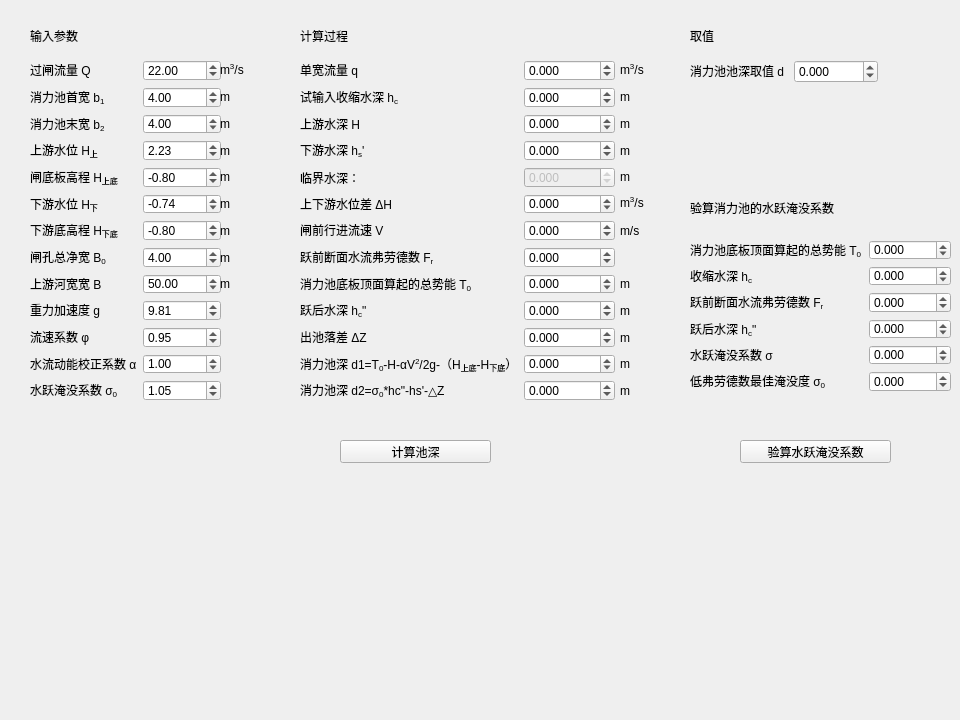
   <widget class="QWidget" name="tab_3">
    <attribute name="title">
     <string>挖深式消力池池深计算</string>
    </attribute>
    <widget class="QWidget" name="formLayoutWidget">
     <property name="geometry">
      <rect>
       <x>30</x>
       <y>60</y>
       <width>191</width>
       <height>341</height>
      </rect>
     </property>
     <layout class="QFormLayout" name="formLayout_2">
      <property name="fieldGrowthPolicy">
       <enum>QFormLayout::AllNonFixedFieldsGrow</enum>
      </property>
      <item row="0" column="0">
       <widget class="QLabel" name="Label1">
        <property name="text">
         <string>&lt;html&gt;&lt;head/&gt;&lt;body&gt;&lt;p&gt;过闸流量 Q&lt;/p&gt;&lt;/body&gt;&lt;/html&gt;</string>
        </property>
       </widget>
      </item>
      <item row="0" column="1">
       <widget class="QDoubleSpinBox" name="DoubleSpinBox1">
        <property name="minimum">
         <double>-9999.000000000000000</double>
        </property>
        <property name="maximum">
         <double>9999.000000000000000</double>
        </property>
        <property name="value">
         <double>22.000000000000000</double>
        </property>
       </widget>
      </item>
      <item row="1" column="0">
       <widget class="QLabel" name="Label2">
        <property name="text">
         <string>&lt;html&gt;&lt;head/&gt;&lt;body&gt;&lt;p&gt;消力池首宽 b&lt;span style=&quot; vertical-align:sub;&quot;&gt;1&lt;/span&gt;&lt;/p&gt;&lt;/body&gt;&lt;/html&gt;</string>
        </property>
       </widget>
      </item>
      <item row="1" column="1">
       <widget class="QDoubleSpinBox" name="DoubleSpinBox2">
        <property name="minimum">
         <double>-9999.000000000000000</double>
        </property>
        <property name="maximum">
         <double>9999.000000000000000</double>
        </property>
        <property name="value">
         <double>4.000000000000000</double>
        </property>
       </widget>
      </item>
      <item row="2" column="0">
       <widget class="QLabel" name="Label3">
        <property name="text">
         <string>&lt;html&gt;&lt;head/&gt;&lt;body&gt;&lt;p&gt;消力池末宽 b&lt;span style=&quot; vertical-align:sub;&quot;&gt;2&lt;/span&gt;&lt;/p&gt;&lt;/body&gt;&lt;/html&gt;</string>
        </property>
       </widget>
      </item>
      <item row="2" column="1">
       <widget class="QDoubleSpinBox" name="DoubleSpinBox3">
        <property name="minimum">
         <double>-9999.000000000000000</double>
        </property>
        <property name="maximum">
         <double>9999.000000000000000</double>
        </property>
        <property name="value">
         <double>4.000000000000000</double>
        </property>
       </widget>
      </item>
      <item row="3" column="0">
       <widget class="QLabel" name="Label4">
        <property name="text">
         <string>&lt;html&gt;&lt;head/&gt;&lt;body&gt;&lt;p&gt;上游水位 H&lt;span style=&quot; vertical-align:sub;&quot;&gt;上&lt;/span&gt;&lt;/p&gt;&lt;/body&gt;&lt;/html&gt;</string>
        </property>
       </widget>
      </item>
      <item row="3" column="1">
       <widget class="QDoubleSpinBox" name="DoubleSpinBox4">
        <property name="minimum">
         <double>-9999.000000000000000</double>
        </property>
        <property name="maximum">
         <double>9999.000000000000000</double>
        </property>
        <property name="value">
         <double>2.230000000000000</double>
        </property>
       </widget>
      </item>
      <item row="4" column="0">
       <widget class="QLabel" name="Label5">
        <property name="text">
         <string>&lt;html&gt;&lt;head/&gt;&lt;body&gt;&lt;p&gt;闸底板高程 H&lt;span style=&quot; vertical-align:sub;&quot;&gt;上底&lt;/span&gt;&lt;/p&gt;&lt;/body&gt;&lt;/html&gt;</string>
        </property>
       </widget>
      </item>
      <item row="4" column="1">
       <widget class="QDoubleSpinBox" name="DoubleSpinBox5">
        <property name="minimum">
         <double>-9999.000000000000000</double>
        </property>
        <property name="maximum">
         <double>9999.000000000000000</double>
        </property>
        <property name="value">
         <double>-0.800000000000000</double>
        </property>
       </widget>
      </item>
      <item row="5" column="0">
       <widget class="QLabel" name="Label6">
        <property name="text">
         <string>&lt;html&gt;&lt;head/&gt;&lt;body&gt;&lt;p&gt;下游水位 H&lt;span style=&quot; vertical-align:sub;&quot;&gt;下&lt;/span&gt;&lt;/p&gt;&lt;/body&gt;&lt;/html&gt;</string>
        </property>
       </widget>
      </item>
      <item row="5" column="1">
       <widget class="QDoubleSpinBox" name="DoubleSpinBox6">
        <property name="minimum">
         <double>-9999.000000000000000</double>
        </property>
        <property name="maximum">
         <double>9999.000000000000000</double>
        </property>
        <property name="value">
         <double>-0.740000000000000</double>
        </property>
       </widget>
      </item>
      <item row="6" column="0">
       <widget class="QLabel" name="Label7">
        <property name="text">
         <string>&lt;html&gt;&lt;head/&gt;&lt;body&gt;&lt;p&gt;下游底高程 H&lt;span style=&quot; vertical-align:sub;&quot;&gt;下底&lt;/span&gt;&lt;/p&gt;&lt;/body&gt;&lt;/html&gt;</string>
        </property>
       </widget>
      </item>
      <item row="6" column="1">
       <widget class="QDoubleSpinBox" name="DoubleSpinBox7">
        <property name="minimum">
         <double>-9999.000000000000000</double>
        </property>
        <property name="maximum">
         <double>9999.000000000000000</double>
        </property>
        <property name="value">
         <double>-0.800000000000000</double>
        </property>
       </widget>
      </item>
      <item row="7" column="0">
       <widget class="QLabel" name="Label8">
        <property name="text">
         <string>&lt;html&gt;&lt;head/&gt;&lt;body&gt;&lt;p&gt;闸孔总净宽 B&lt;span style=&quot; vertical-align:sub;&quot;&gt;0&lt;/span&gt;&lt;/p&gt;&lt;/body&gt;&lt;/html&gt;</string>
        </property>
       </widget>
      </item>
      <item row="7" column="1">
       <widget class="QDoubleSpinBox" name="DoubleSpinBox8">
        <property name="minimum">
         <double>-9999.000000000000000</double>
        </property>
        <property name="maximum">
         <double>9999.000000000000000</double>
        </property>
        <property name="value">
         <double>4.000000000000000</double>
        </property>
       </widget>
      </item>
      <item row="8" column="0">
       <widget class="QLabel" name="Label9">
        <property name="text">
         <string>&lt;html&gt;&lt;head/&gt;&lt;body&gt;&lt;p&gt;上游河宽宽 B&lt;/p&gt;&lt;/body&gt;&lt;/html&gt;</string>
        </property>
       </widget>
      </item>
      <item row="8" column="1">
       <widget class="QDoubleSpinBox" name="DoubleSpinBox9">
        <property name="minimum">
         <double>-9999.000000000000000</double>
        </property>
        <property name="maximum">
         <double>9999.000000000000000</double>
        </property>
        <property name="value">
         <double>50.000000000000000</double>
        </property>
       </widget>
      </item>
      <item row="9" column="0">
       <widget class="QLabel" name="Label10">
        <property name="text">
         <string>&lt;html&gt;&lt;head/&gt;&lt;body&gt;&lt;p&gt;重力加速度 g&lt;/p&gt;&lt;/body&gt;&lt;/html&gt;</string>
        </property>
       </widget>
      </item>
      <item row="9" column="1">
       <widget class="QDoubleSpinBox" name="DoubleSpinBox10">
        <property name="minimum">
         <double>-9999.000000000000000</double>
        </property>
        <property name="maximum">
         <double>9999.000000000000000</double>
        </property>
        <property name="value">
         <double>9.810000000000000</double>
        </property>
       </widget>
      </item>
      <item row="10" column="0">
       <widget class="QLabel" name="Label11">
        <property name="text">
         <string>&lt;html&gt;&lt;head/&gt;&lt;body&gt;&lt;p&gt;流速系数 φ&lt;/p&gt;&lt;/body&gt;&lt;/html&gt;</string>
        </property>
       </widget>
      </item>
      <item row="10" column="1">
       <widget class="QDoubleSpinBox" name="DoubleSpinBox11">
        <property name="minimum">
         <double>-9999.000000000000000</double>
        </property>
        <property name="maximum">
         <double>9999.000000000000000</double>
        </property>
        <property name="value">
         <double>0.950000000000000</double>
        </property>
       </widget>
      </item>
      <item row="11" column="0">
       <widget class="QLabel" name="Label12">
        <property name="text">
         <string>&lt;html&gt;&lt;head/&gt;&lt;body&gt;&lt;p&gt;水流动能校正系数 α&lt;/p&gt;&lt;/body&gt;&lt;/html&gt;</string>
        </property>
       </widget>
      </item>
      <item row="11" column="1">
       <widget class="QDoubleSpinBox" name="DoubleSpinBox12">
        <property name="minimum">
         <double>-9999.000000000000000</double>
        </property>
        <property name="maximum">
         <double>9999.000000000000000</double>
        </property>
        <property name="value">
         <double>1.000000000000000</double>
        </property>
       </widget>
      </item>
      <item row="12" column="0">
       <widget class="QLabel" name="Label13">
        <property name="text">
         <string>&lt;html&gt;&lt;head/&gt;&lt;body&gt;&lt;p&gt;水跃淹没系数 σ&lt;span style=&quot; vertical-align:sub;&quot;&gt;0&lt;/span&gt;&lt;/p&gt;&lt;/body&gt;&lt;/html&gt;</string>
        </property>
       </widget>
      </item>
      <item row="12" column="1">
       <widget class="QDoubleSpinBox" name="DoubleSpinBox13">
        <property name="minimum">
         <double>-9999.000000000000000</double>
        </property>
        <property name="maximum">
         <double>9999.000000000000000</double>
        </property>
        <property name="value">
         <double>1.050000000000000</double>
        </property>
       </widget>
      </item>
     </layout>
    </widget>
    <widget class="QLabel" name="label_6">
     <property name="geometry">
      <rect>
       <x>50</x>
       <y>490</y>
       <width>361</width>
       <height>221</height>
      </rect>
     </property>
     <property name="text">
      <string>&lt;html&gt;&lt;head/&gt;&lt;body&gt;&lt;p&gt;&lt;img src=&quot;:/images/xlccs.png&quot;/&gt;&lt;/p&gt;&lt;/body&gt;&lt;/html&gt;</string>
     </property>
    </widget>
    <widget class="QLabel" name="label_7">
     <property name="geometry">
      <rect>
       <x>520</x>
       <y>500</y>
       <width>411</width>
       <height>191</height>
      </rect>
     </property>
     <property name="text">
      <string>&lt;html&gt;&lt;head/&gt;&lt;body&gt;&lt;p&gt;&lt;img src=&quot;:/images/xlccs_gs.png&quot;/&gt;&lt;/p&gt;&lt;/body&gt;&lt;/html&gt;</string>
     </property>
    </widget>
    <widget class="QWidget" name="formLayoutWidget_2">
     <property name="geometry">
      <rect>
       <x>300</x>
       <y>60</y>
       <width>315</width>
       <height>341</height>
      </rect>
     </property>
     <layout class="QFormLayout" name="formLayout_3">
      <property name="fieldGrowthPolicy">
       <enum>QFormLayout::AllNonFixedFieldsGrow</enum>
      </property>
      <item row="0" column="0">
       <widget class="QLabel" name="Label1_2">
        <property name="text">
         <string>&lt;html&gt;&lt;head/&gt;&lt;body&gt;&lt;p&gt;单宽流量 q&lt;/p&gt;&lt;/body&gt;&lt;/html&gt;</string>
        </property>
       </widget>
      </item>
      <item row="0" column="1">
       <widget class="QDoubleSpinBox" name="DoubleSpinBox1_2">
        <property name="decimals">
         <number>3</number>
        </property>
        <property name="minimum">
         <double>-9999.000000000000000</double>
        </property>
        <property name="maximum">
         <double>9999.000000000000000</double>
        </property>
       </widget>
      </item>
      <item row="1" column="0">
       <widget class="QLabel" name="Label2_2">
        <property name="text">
         <string>&lt;html&gt;&lt;head/&gt;&lt;body&gt;&lt;p&gt;试输入收缩水深 h&lt;span style=&quot; vertical-align:sub;&quot;&gt;c&lt;/span&gt;&lt;/p&gt;&lt;/body&gt;&lt;/html&gt;</string>
        </property>
       </widget>
      </item>
      <item row="1" column="1">
       <widget class="QDoubleSpinBox" name="DoubleSpinBox2_2">
        <property name="decimals">
         <number>3</number>
        </property>
        <property name="minimum">
         <double>-9999.000000000000000</double>
        </property>
        <property name="maximum">
         <double>9999.000000000000000</double>
        </property>
       </widget>
      </item>
      <item row="2" column="0">
       <widget class="QLabel" name="Label3_2">
        <property name="text">
         <string>&lt;html&gt;&lt;head/&gt;&lt;body&gt;&lt;p&gt;上游水深 H&lt;/p&gt;&lt;/body&gt;&lt;/html&gt;</string>
        </property>
       </widget>
      </item>
      <item row="2" column="1">
       <widget class="QDoubleSpinBox" name="DoubleSpinBox3_2">
        <property name="decimals">
         <number>3</number>
        </property>
        <property name="minimum">
         <double>-9999.000000000000000</double>
        </property>
        <property name="maximum">
         <double>9999.000000000000000</double>
        </property>
       </widget>
      </item>
      <item row="3" column="1">
       <widget class="QDoubleSpinBox" name="DoubleSpinBox4_2">
        <property name="decimals">
         <number>3</number>
        </property>
        <property name="minimum">
         <double>-9999.000000000000000</double>
        </property>
        <property name="maximum">
         <double>9999.000000000000000</double>
        </property>
       </widget>
      </item>
      <item row="4" column="0">
       <widget class="QLabel" name="Label5_2">
        <property name="text">
         <string>临界水深：</string>
        </property>
       </widget>
      </item>
      <item row="5" column="1">
       <widget class="QDoubleSpinBox" name="DoubleSpinBox6_2">
        <property name="decimals">
         <number>3</number>
        </property>
        <property name="minimum">
         <double>-9999.000000000000000</double>
        </property>
        <property name="maximum">
         <double>9999.000000000000000</double>
        </property>
       </widget>
      </item>
      <item row="6" column="0">
       <widget class="QLabel" name="Label7_2">
        <property name="text">
         <string>&lt;html&gt;&lt;head/&gt;&lt;body&gt;&lt;p&gt;闸前行进流速 V&lt;/p&gt;&lt;/body&gt;&lt;/html&gt;</string>
        </property>
       </widget>
      </item>
      <item row="6" column="1">
       <widget class="QDoubleSpinBox" name="DoubleSpinBox7_2">
        <property name="decimals">
         <number>3</number>
        </property>
        <property name="minimum">
         <double>-9999.000000000000000</double>
        </property>
        <property name="maximum">
         <double>9999.000000000000000</double>
        </property>
       </widget>
      </item>
      <item row="7" column="0">
       <widget class="QLabel" name="Label8_2">
        <property name="text">
         <string>&lt;html&gt;&lt;head/&gt;&lt;body&gt;&lt;p&gt;跃前断面水流弗劳德数 F&lt;span style=&quot; vertical-align:sub;&quot;&gt;r&lt;/span&gt;&lt;/p&gt;&lt;/body&gt;&lt;/html&gt;</string>
        </property>
       </widget>
      </item>
      <item row="7" column="1">
       <widget class="QDoubleSpinBox" name="DoubleSpinBox8_2">
        <property name="decimals">
         <number>3</number>
        </property>
        <property name="minimum">
         <double>-9999.000000000000000</double>
        </property>
        <property name="maximum">
         <double>9999.000000000000000</double>
        </property>
       </widget>
      </item>
      <item row="8" column="0">
       <widget class="QLabel" name="Label9_2">
        <property name="text">
         <string>&lt;html&gt;&lt;head/&gt;&lt;body&gt;&lt;p&gt;消力池底板顶面算起的总势能 T&lt;span style=&quot; vertical-align:sub;&quot;&gt;0&lt;/span&gt;&lt;/p&gt;&lt;/body&gt;&lt;/html&gt;</string>
        </property>
       </widget>
      </item>
      <item row="8" column="1">
       <widget class="QDoubleSpinBox" name="DoubleSpinBox9_2">
        <property name="decimals">
         <number>3</number>
        </property>
        <property name="minimum">
         <double>-9999.000000000000000</double>
        </property>
        <property name="maximum">
         <double>9999.000000000000000</double>
        </property>
       </widget>
      </item>
      <item row="9" column="0">
       <widget class="QLabel" name="Label10_2">
        <property name="text">
         <string>&lt;html&gt;&lt;head/&gt;&lt;body&gt;&lt;p&gt;跃后水深 h&lt;span style=&quot; vertical-align:sub;&quot;&gt;c&lt;/span&gt;&amp;quot;&lt;/p&gt;&lt;/body&gt;&lt;/html&gt;</string>
        </property>
       </widget>
      </item>
      <item row="9" column="1">
       <widget class="QDoubleSpinBox" name="DoubleSpinBox10_2">
        <property name="decimals">
         <number>3</number>
        </property>
        <property name="minimum">
         <double>-9999.000000000000000</double>
        </property>
        <property name="maximum">
         <double>9999.000000000000000</double>
        </property>
       </widget>
      </item>
      <item row="10" column="0">
       <widget class="QLabel" name="Label11_2">
        <property name="text">
         <string>&lt;html&gt;&lt;head/&gt;&lt;body&gt;&lt;p&gt;出池落差 ΔZ&lt;/p&gt;&lt;/body&gt;&lt;/html&gt;</string>
        </property>
       </widget>
      </item>
      <item row="10" column="1">
       <widget class="QDoubleSpinBox" name="DoubleSpinBox11_2">
        <property name="decimals">
         <number>3</number>
        </property>
        <property name="minimum">
         <double>-9999.000000000000000</double>
        </property>
        <property name="maximum">
         <double>9999.000000000000000</double>
        </property>
       </widget>
      </item>
      <item row="11" column="0">
       <widget class="QLabel" name="Label12_2">
        <property name="text">
         <string>&lt;html&gt;&lt;head/&gt;&lt;body&gt;&lt;p&gt;消力池深 d1=T&lt;span style=&quot; vertical-align:sub;&quot;&gt;0&lt;/span&gt;-H-αV&lt;span style=&quot; vertical-align:super;&quot;&gt;2&lt;/span&gt;/2g-（H&lt;span style=&quot; vertical-align:sub;&quot;&gt;上底&lt;/span&gt;-H&lt;span style=&quot; vertical-align:sub;&quot;&gt;下底&lt;/span&gt;）&lt;/p&gt;&lt;/body&gt;&lt;/html&gt;</string>
        </property>
       </widget>
      </item>
      <item row="11" column="1">
       <widget class="QDoubleSpinBox" name="DoubleSpinBox12_2">
        <property name="decimals">
         <number>3</number>
        </property>
        <property name="minimum">
         <double>-9999.000000000000000</double>
        </property>
        <property name="maximum">
         <double>9999.000000000000000</double>
        </property>
       </widget>
      </item>
      <item row="12" column="0">
       <widget class="QLabel" name="Label13_2">
        <property name="text">
         <string>&lt;html&gt;&lt;head/&gt;&lt;body&gt;&lt;p&gt;消力池深 d2=σ&lt;span style=&quot; vertical-align:sub;&quot;&gt;0&lt;/span&gt;*hc&amp;quot;-hs'-△Z&lt;/p&gt;&lt;/body&gt;&lt;/html&gt;</string>
        </property>
       </widget>
      </item>
      <item row="12" column="1">
       <widget class="QDoubleSpinBox" name="DoubleSpinBox13_2">
        <property name="decimals">
         <number>3</number>
        </property>
        <property name="minimum">
         <double>-9999.000000000000000</double>
        </property>
        <property name="maximum">
         <double>9999.000000000000000</double>
        </property>
       </widget>
      </item>
      <item row="5" column="0">
       <widget class="QLabel" name="Label6_2">
        <property name="text">
         <string>&lt;html&gt;&lt;head/&gt;&lt;body&gt;&lt;p&gt;上下游水位差 ΔH&lt;/p&gt;&lt;/body&gt;&lt;/html&gt;</string>
        </property>
       </widget>
      </item>
      <item row="4" column="1">
       <widget class="QDoubleSpinBox" name="DoubleSpinBox5_2">
        <property name="enabled">
         <bool>false</bool>
        </property>
        <property name="decimals">
         <number>3</number>
        </property>
        <property name="minimum">
         <double>-9999.000000000000000</double>
        </property>
        <property name="maximum">
         <double>9999.000000000000000</double>
        </property>
       </widget>
      </item>
      <item row="3" column="0">
       <widget class="QLabel" name="Label4_3">
        <property name="text">
         <string>&lt;html&gt;&lt;head/&gt;&lt;body&gt;&lt;p&gt;下游水深 h&lt;span style=&quot; vertical-align:sub;&quot;&gt;s&lt;/span&gt;'&lt;/p&gt;&lt;/body&gt;&lt;/html&gt;</string>
        </property>
       </widget>
      </item>
     </layout>
    </widget>
    <widget class="QWidget" name="formLayoutWidget_3">
     <property name="geometry">
      <rect>
       <x>690</x>
       <y>60</y>
       <width>188</width>
       <height>31</height>
      </rect>
     </property>
     <layout class="QFormLayout" name="formLayout_4">
      <property name="fieldGrowthPolicy">
       <enum>QFormLayout::AllNonFixedFieldsGrow</enum>
      </property>
      <item row="0" column="0">
       <widget class="QLabel" name="Label14">
        <property name="text">
         <string>&lt;html&gt;&lt;head/&gt;&lt;body&gt;&lt;p&gt;消力池池深取值 d                       &lt;/p&gt;&lt;/body&gt;&lt;/html&gt;</string>
        </property>
       </widget>
      </item>
      <item row="0" column="1">
       <widget class="QDoubleSpinBox" name="DoubleSpinBox14">
        <property name="decimals">
         <number>3</number>
        </property>
        <property name="minimum">
         <double>-9999.000000000000000</double>
        </property>
        <property name="maximum">
         <double>9999.000000000000000</double>
        </property>
       </widget>
      </item>
     </layout>
    </widget>
    <widget class="QWidget" name="formLayoutWidget_4">
     <property name="geometry">
      <rect>
       <x>690</x>
       <y>240</y>
       <width>261</width>
       <height>152</height>
      </rect>
     </property>
     <layout class="QFormLayout" name="formLayout_5">
      <property name="fieldGrowthPolicy">
       <enum>QFormLayout::AllNonFixedFieldsGrow</enum>
      </property>
      <item row="0" column="0">
       <widget class="QLabel" name="label15">
        <property name="text">
         <string>&lt;html&gt;&lt;head/&gt;&lt;body&gt;&lt;p&gt;消力池底板顶面算起的总势能 T&lt;span style=&quot; vertical-align:sub;&quot;&gt;0&lt;/span&gt;&lt;/p&gt;&lt;/body&gt;&lt;/html&gt;</string>
        </property>
       </widget>
      </item>
      <item row="0" column="1">
       <widget class="QDoubleSpinBox" name="DoubleSpinBox15">
        <property name="decimals">
         <number>3</number>
        </property>
        <property name="minimum">
         <double>-9999.000000000000000</double>
        </property>
        <property name="maximum">
         <double>9999.000000000000000</double>
        </property>
       </widget>
      </item>
      <item row="1" column="0">
       <widget class="QLabel" name="Label16">
        <property name="text">
         <string>&lt;html&gt;&lt;head/&gt;&lt;body&gt;&lt;p&gt;收缩水深 h&lt;span style=&quot; vertical-align:sub;&quot;&gt;c&lt;/span&gt;&lt;/p&gt;&lt;/body&gt;&lt;/html&gt;</string>
        </property>
       </widget>
      </item>
      <item row="1" column="1">
       <widget class="QDoubleSpinBox" name="DoubleSpinBox16">
        <property name="decimals">
         <number>3</number>
        </property>
        <property name="minimum">
         <double>-9999.000000000000000</double>
        </property>
        <property name="maximum">
         <double>9999.000000000000000</double>
        </property>
       </widget>
      </item>
      <item row="2" column="0">
       <widget class="QLabel" name="Label17">
        <property name="text">
         <string>&lt;html&gt;&lt;head/&gt;&lt;body&gt;&lt;p&gt;跃前断面水流弗劳德数 F&lt;span style=&quot; vertical-align:sub;&quot;&gt;r&lt;/span&gt;&lt;/p&gt;&lt;/body&gt;&lt;/html&gt;</string>
        </property>
       </widget>
      </item>
      <item row="2" column="1">
       <widget class="QDoubleSpinBox" name="DoubleSpinBox17">
        <property name="decimals">
         <number>3</number>
        </property>
        <property name="minimum">
         <double>-9999.000000000000000</double>
        </property>
        <property name="maximum">
         <double>9999.000000000000000</double>
        </property>
       </widget>
      </item>
      <item row="3" column="0">
       <widget class="QLabel" name="Label18">
        <property name="text">
         <string>&lt;html&gt;&lt;head/&gt;&lt;body&gt;&lt;p&gt;跃后水深 h&lt;span style=&quot; vertical-align:sub;&quot;&gt;c&lt;/span&gt;&amp;quot;&lt;/p&gt;&lt;/body&gt;&lt;/html&gt;</string>
        </property>
       </widget>
      </item>
      <item row="3" column="1">
       <widget class="QDoubleSpinBox" name="DoubleSpinBox18">
        <property name="decimals">
         <number>3</number>
        </property>
        <property name="minimum">
         <double>-9999.000000000000000</double>
        </property>
        <property name="maximum">
         <double>9999.000000000000000</double>
        </property>
       </widget>
      </item>
      <item row="4" column="0">
       <widget class="QLabel" name="Label19">
        <property name="text">
         <string>&lt;html&gt;&lt;head/&gt;&lt;body&gt;&lt;p&gt;水跃淹没系数 σ&lt;/p&gt;&lt;/body&gt;&lt;/html&gt;</string>
        </property>
       </widget>
      </item>
      <item row="5" column="0">
       <widget class="QLabel" name="Label20">
        <property name="text">
         <string>&lt;html&gt;&lt;head/&gt;&lt;body&gt;&lt;p&gt;低弗劳德数最佳淹没度 σ&lt;span style=&quot; vertical-align:sub;&quot;&gt;0&lt;/span&gt;&lt;/p&gt;&lt;/body&gt;&lt;/html&gt;</string>
        </property>
       </widget>
      </item>
      <item row="5" column="1">
       <widget class="QDoubleSpinBox" name="DoubleSpinBox20">
        <property name="decimals">
         <number>3</number>
        </property>
        <property name="minimum">
         <double>-9999.000000000000000</double>
        </property>
        <property name="maximum">
         <double>9999.000000000000000</double>
        </property>
       </widget>
      </item>
      <item row="4" column="1">
       <widget class="QDoubleSpinBox" name="DoubleSpinBox19">
        <property name="decimals">
         <number>3</number>
        </property>
        <property name="minimum">
         <double>-9999.000000000000000</double>
        </property>
        <property name="maximum">
         <double>9999.000000000000000</double>
        </property>
       </widget>
      </item>
     </layout>
    </widget>
    <widget class="QLabel" name="label_15">
     <property name="geometry">
      <rect>
       <x>30</x>
       <y>30</y>
       <width>54</width>
       <height>12</height>
      </rect>
     </property>
     <property name="text">
      <string>输入参数</string>
     </property>
    </widget>
    <widget class="QLabel" name="label_16">
     <property name="geometry">
      <rect>
       <x>300</x>
       <y>30</y>
       <width>54</width>
       <height>12</height>
      </rect>
     </property>
     <property name="text">
      <string>计算过程</string>
     </property>
    </widget>
    <widget class="QLabel" name="label_17">
     <property name="geometry">
      <rect>
       <x>690</x>
       <y>30</y>
       <width>54</width>
       <height>12</height>
      </rect>
     </property>
     <property name="text">
      <string>取值</string>
     </property>
    </widget>
    <widget class="QLabel" name="label_18">
     <property name="geometry">
      <rect>
       <x>690</x>
       <y>200</y>
       <width>161</width>
       <height>16</height>
      </rect>
     </property>
     <property name="text">
      <string>验算消力池的水跃淹没系数</string>
     </property>
    </widget>
    <widget class="QPushButton" name="pushButton_13">
     <property name="geometry">
      <rect>
       <x>340</x>
       <y>440</y>
       <width>151</width>
       <height>23</height>
      </rect>
     </property>
     <property name="text">
      <string>计算池深</string>
     </property>
    </widget>
    <widget class="QWidget" name="verticalLayoutWidget">
     <property name="geometry">
      <rect>
       <x>220</x>
       <y>60</y>
       <width>31</width>
       <height>341</height>
      </rect>
     </property>
     <layout class="QVBoxLayout" name="verticalLayout">
      <item>
       <widget class="QLabel" name="label_21">
        <property name="text">
         <string>&lt;html&gt;&lt;head/&gt;&lt;body&gt;&lt;p&gt;m&lt;span style=&quot; vertical-align:super;&quot;&gt;3&lt;/span&gt;/s&lt;/p&gt;&lt;/body&gt;&lt;/html&gt;</string>
        </property>
       </widget>
      </item>
      <item>
       <widget class="QLabel" name="label_20">
        <property name="text">
         <string>m</string>
        </property>
       </widget>
      </item>
      <item>
       <widget class="QLabel" name="label_19">
        <property name="text">
         <string>m</string>
        </property>
       </widget>
      </item>
      <item>
       <widget class="QLabel" name="label_22">
        <property name="text">
         <string>m</string>
        </property>
       </widget>
      </item>
      <item>
       <widget class="QLabel" name="label_24">
        <property name="text">
         <string>m</string>
        </property>
       </widget>
      </item>
      <item>
       <widget class="QLabel" name="label_23">
        <property name="text">
         <string>m</string>
        </property>
       </widget>
      </item>
      <item>
       <widget class="QLabel" name="label_25">
        <property name="text">
         <string>m</string>
        </property>
       </widget>
      </item>
      <item>
       <widget class="QLabel" name="label_26">
        <property name="text">
         <string>m</string>
        </property>
       </widget>
      </item>
      <item>
       <widget class="QLabel" name="label_27">
        <property name="text">
         <string>m</string>
        </property>
       </widget>
      </item>
      <item>
       <widget class="QLabel" name="label_28">
        <property name="text">
         <string/>
        </property>
       </widget>
      </item>
      <item>
       <widget class="QLabel" name="label_29">
        <property name="text">
         <string/>
        </property>
       </widget>
      </item>
      <item>
       <widget class="QLabel" name="label_30">
        <property name="text">
         <string/>
        </property>
       </widget>
      </item>
      <item>
       <widget class="QLabel" name="label_31">
        <property name="text">
         <string/>
        </property>
       </widget>
      </item>
     </layout>
    </widget>
    <widget class="QWidget" name="verticalLayoutWidget_2">
     <property name="geometry">
      <rect>
       <x>620</x>
       <y>60</y>
       <width>31</width>
       <height>341</height>
      </rect>
     </property>
     <layout class="QVBoxLayout" name="verticalLayout_2">
      <item>
       <widget class="QLabel" name="label_32">
        <property name="text">
         <string>&lt;html&gt;&lt;head/&gt;&lt;body&gt;&lt;p&gt;m&lt;span style=&quot; vertical-align:super;&quot;&gt;3&lt;/span&gt;/s&lt;/p&gt;&lt;/body&gt;&lt;/html&gt;</string>
        </property>
       </widget>
      </item>
      <item>
       <widget class="QLabel" name="label_33">
        <property name="text">
         <string>m</string>
        </property>
       </widget>
      </item>
      <item>
       <widget class="QLabel" name="label_34">
        <property name="text">
         <string>m</string>
        </property>
       </widget>
      </item>
      <item>
       <widget class="QLabel" name="label_35">
        <property name="text">
         <string>m</string>
        </property>
       </widget>
      </item>
      <item>
       <widget class="QLabel" name="label_36">
        <property name="text">
         <string>m</string>
        </property>
       </widget>
      </item>
      <item>
       <widget class="QLabel" name="label_37">
        <property name="text">
         <string>&lt;html&gt;&lt;head/&gt;&lt;body&gt;&lt;p&gt;m&lt;span style=&quot; vertical-align:super;&quot;&gt;3&lt;/span&gt;/s&lt;/p&gt;&lt;/body&gt;&lt;/html&gt;</string>
        </property>
       </widget>
      </item>
      <item>
       <widget class="QLabel" name="label_38">
        <property name="text">
         <string>m/s</string>
        </property>
       </widget>
      </item>
      <item>
       <widget class="QLabel" name="label_39">
        <property name="text">
         <string/>
        </property>
       </widget>
      </item>
      <item>
       <widget class="QLabel" name="label_40">
        <property name="text">
         <string>m</string>
        </property>
       </widget>
      </item>
      <item>
       <widget class="QLabel" name="label_41">
        <property name="text">
         <string>m</string>
        </property>
       </widget>
      </item>
      <item>
       <widget class="QLabel" name="label_42">
        <property name="text">
         <string>m</string>
        </property>
       </widget>
      </item>
      <item>
       <widget class="QLabel" name="label_43">
        <property name="text">
         <string>m</string>
        </property>
       </widget>
      </item>
      <item>
       <widget class="QLabel" name="label_44">
        <property name="text">
         <string>m</string>
        </property>
       </widget>
      </item>
     </layout>
    </widget>
    <widget class="QPushButton" name="pushButton_14">
     <property name="geometry">
      <rect>
       <x>740</x>
       <y>440</y>
       <width>151</width>
       <height>23</height>
      </rect>
     </property>
     <property name="text">
      <string>验算水跃淹没系数</string>
     </property>
    </widget>
   </widget>
